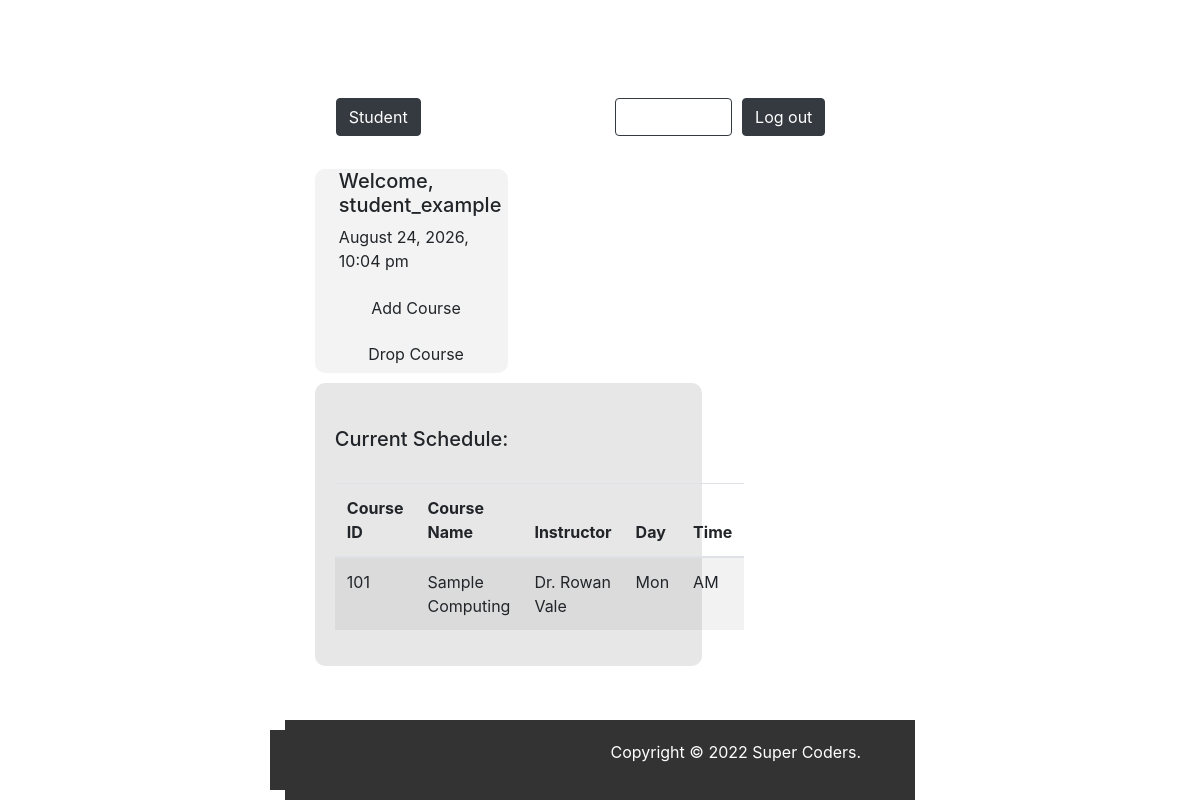
The page /view_current_schedule.php (signed in) on the database its author committed.
### tables this page shows
CREATE TABLE `courses` (
  `cid` int NOT NULL,
  `cname` varchar(60) NOT NULL,
  `instructor` varchar(60) NOT NULL,
  `day` char(3) DEFAULT NULL,
  `time` char(2) DEFAULT NULL,
  PRIMARY KEY (`cid`)
);

### view_current_schedule.php (the view, shortened to what this page needs)
<?php
include_once 'config.php';
$studentId = isset($_SESSION['sid']) ? $_SESSION['sid'] : null;
$userName = isset($_SESSION['username']) ? $_SESSION['username'] : 'Guest';
$currentDateTime = date('F j, Y, g:i a');
function getStudentSchedule($pdo, $studentId)
{
    $stmt = $pdo->prepare("SELECT c.cid, c.cname, c.instructor, c.day, c.time
                           FROM enrolled e
                           JOIN courses c ON e.cid = c.cid
                           WHERE e.sid = :sid");
    $stmt->bindParam(':sid', $studentId, PDO::PARAM_INT);
    $stmt->execute();
    return $stmt->fetchAll(PDO::FETCH_ASSOC);
}
$schedule = getStudentSchedule($db_connection, $studentId);
?>
<!DOCTYPE html>
<html lang="en">
<head>
    <link rel="stylesheet" href="https://stackpath.bootstrapcdn.com/bootstrap/4.5.2/css/bootstrap.min.css">
    <link rel="stylesheet" href="/css/stylesheet.css">
</head>
<body>
    <div class="content-wrap">
        <header>
            <div class="navbar navbar-expand-lg navbar-light padding">
                <div class="col text-left">
                    <a href='student_dashboard.php' class="btn btn-dark">Student</a>
                </div>
                <div class="col text-right">
                    <a href="student_dashboard.php" class="btn btn-outline-dark">My Account</a>
                    <a href="logout.php" class="btn btn-dark">Log out</a>
                </div>
            </div>
        </header>
        <main>
            <div class="row padding main-content">
                <div class="col-md-4 sidebar pl-4">
                    <h5>Welcome, <?php echo htmlspecialchars($userName); ?></h5>
                    <p><?php echo $currentDateTime; ?></p>
                    <a href="addCourse.php" class="btn btn-custom-1 btn-block">Add Course</a>
                    <a href="dropCourse.php" class="btn btn-custom-2 btn-block">Drop Course</a>
                </div>
                <div class="col-md-8 main-content loader pr-4">
                    <br>
                    <h5>Current Schedule:</h5>
                    <br>
                    <table class="table table-striped table-hover">
                        <thead>
                            <tr>
                                <th>Course ID</th>
                                <th>Course Name</th>
                                <th>Instructor</th>
                                <th>Day</th>
                                <th>Time</th>
                            </tr>
                        </thead>
                        <tbody>
                            <?php foreach ($schedule as $course) : ?>
                                <tr>
                                    <td><?php echo htmlspecialchars($course['cid']); ?></td>
                                    <td><?php echo htmlspecialchars($course['cname']); ?></td>
                                    <td><?php echo htmlspecialchars($course['instructor']); ?></td>
                                    <td><?php echo htmlspecialchars($course['day']); ?></td>
                                    <td><?php echo htmlspecialchars($course['time']); ?></td>
                                </tr>
                            <?php endforeach; ?>
                        </tbody>
                    </table>
                </div>
            </div>
        </main>
    </div>
    <footer>
        <div class="footer row padding pr-4">
            <div class="col text-right">
                <p>Copyright &copy; 2022 Super Coders.</p>
            </div>
        </div>
    </footer>
</body>
</html>

### css/stylesheet.css (style rules this page uses)
html, body { height: 100%; margin: 0; display: flex; flex-direction: column; justify-content: center; align-items: center; }
body { padding-top: 70px; }
footer, .footer { background-color: #333; color: #fff; text-align: center; padding: 10px 0; margin-top: auto; width: 100%; }
.main-content, .content-wrap { flex-grow: 1; display: flex; flex-direction: column; padding: 20px; }
.sidebar { background-color: #f0f0f0cf; }
.col-md-4, .col-md-8 { display: flex; flex-direction: column; border-radius: 10px; margin: 5px; }
.loader { background-color: rgba(225, 225, 225, 0.785); }
.navbar { width: 100%; margin-bottom: 0; }
.navbar .col { display: flex; align-items: center; }
.navbar a { margin-right: 10px; color: #fff; }

### rows shown on the page
courses: cid "101", cname "Sample Computing", instructor "Dr. Rowan Vale", day "Mon", time "AM"

### other values the page prints
$userName "student_example"
